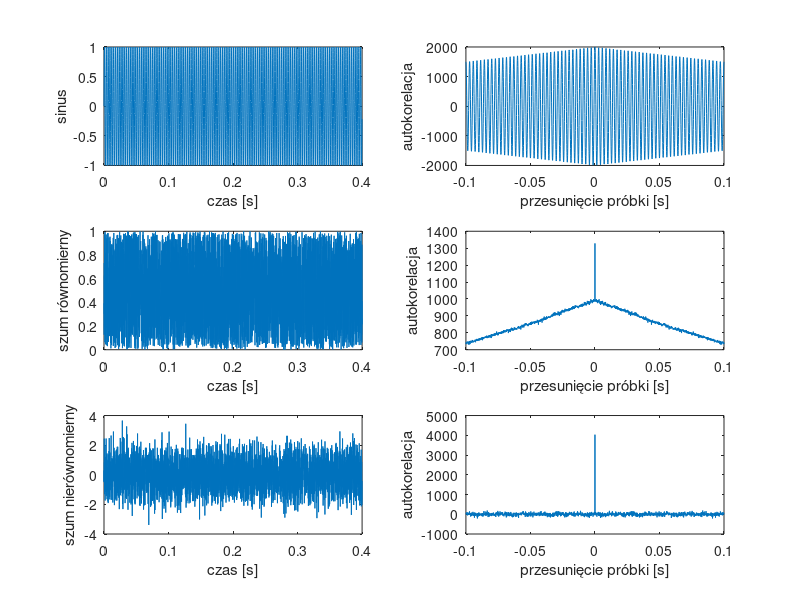

Reproduce this figure in MATLAB.
clear all;
close all;

grid on;
hold on;

N=4000;                      %długość sygnału, próbki
fp=10000;                    %częstotliwość próbkowania
t=[0:1/fp:(N-1)/fp];         %wektor czasu od 0 do (N-1)/fp
                             %ze skokiem: 1/fp
                             
kmax=1000;                   %maksymalna ilość próbek
tr=[-kmax/fp:1/fp:kmax/fp];  %wektor czasu od -kmax/fp do
                             %kmax/fp ze skokiem: 1/fp
                             
x=sin(2*pi*350*t);           %funkcja sinus
subplot(321)
plot(t,x)
xlabel('czas [s]')
ylabel('sinus')
                             
rx=xcorr(x,x,kmax);          %autokorelacja sinusa
subplot(322)
plot(tr,rx)
xlabel('przesunięcie próbki [s]')
ylabel('autokorelacja')

y=rand(1,N);                 %szum równomierny
subplot(323)
plot(t,y)
xlabel('czas [s]')
ylabel('szum równomierny')

rx=xcorr(y,y,kmax);          %autokorelacja szumu równomiernego
subplot(324)
plot(tr,rx)
xlabel('przesunięcie próbki [s]')
ylabel('autokorelacja')

z=randn(1,N);                %szum gaussowski
subplot(325)
plot(t,z)
xlabel('czas [s]')
ylabel('szum nierównomierny')

rx=xcorr(z,z,kmax);          %autokorelacja szumu gaussowskiego
subplot(326)
plot(tr,rx)
xlabel('przesunięcie próbki [s]')
ylabel('autokorelacja')
